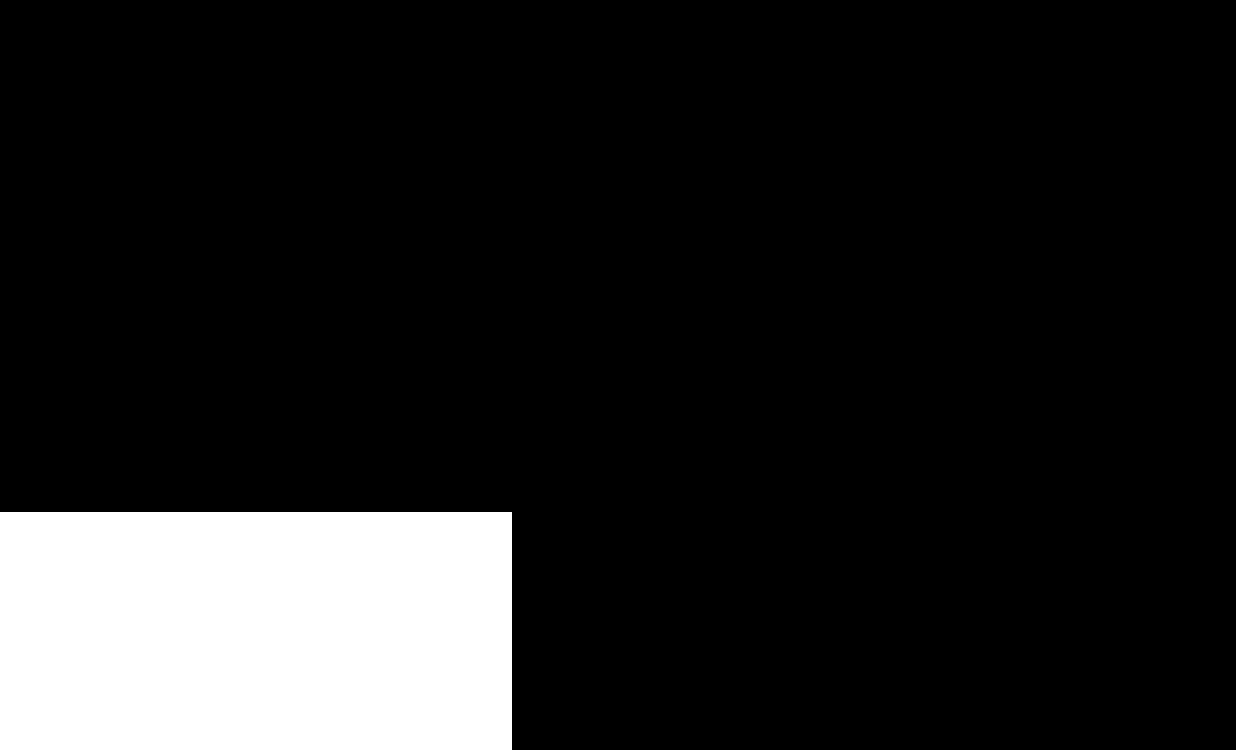
#> input picture bali_map/shapes/vecteezy_doodle-freehand-drawing-of-bali-island-map_21454377.png, 4944 x 3000 px (shown at 1/4 size)
$ python ttt.py
#> lines starting #> are read from the running program, lines starting #| are printed output that depends on the picture; after the words box and inside, x2 and y2 are one past the last pixel; in counts of white or black regions, pixels touching at a corner belong together

import cv2
import numpy as np
import matplotlib.pyplot as plt

# Load the PNG image
image_path = 'shapes/vecteezy_doodle-freehand-drawing-of-bali-island-map_21454377.png'
image_png = cv2.imread(image_path, cv2.IMREAD_UNCHANGED)
#> image_png is the input picture: shape (3000, 4944, 4); mean B, G, R, A 33.5, 33.5, 33.5, 5.1

# Extract the alpha channel as the border should be clear on it
alpha_channel = image_png[:, :, 3]
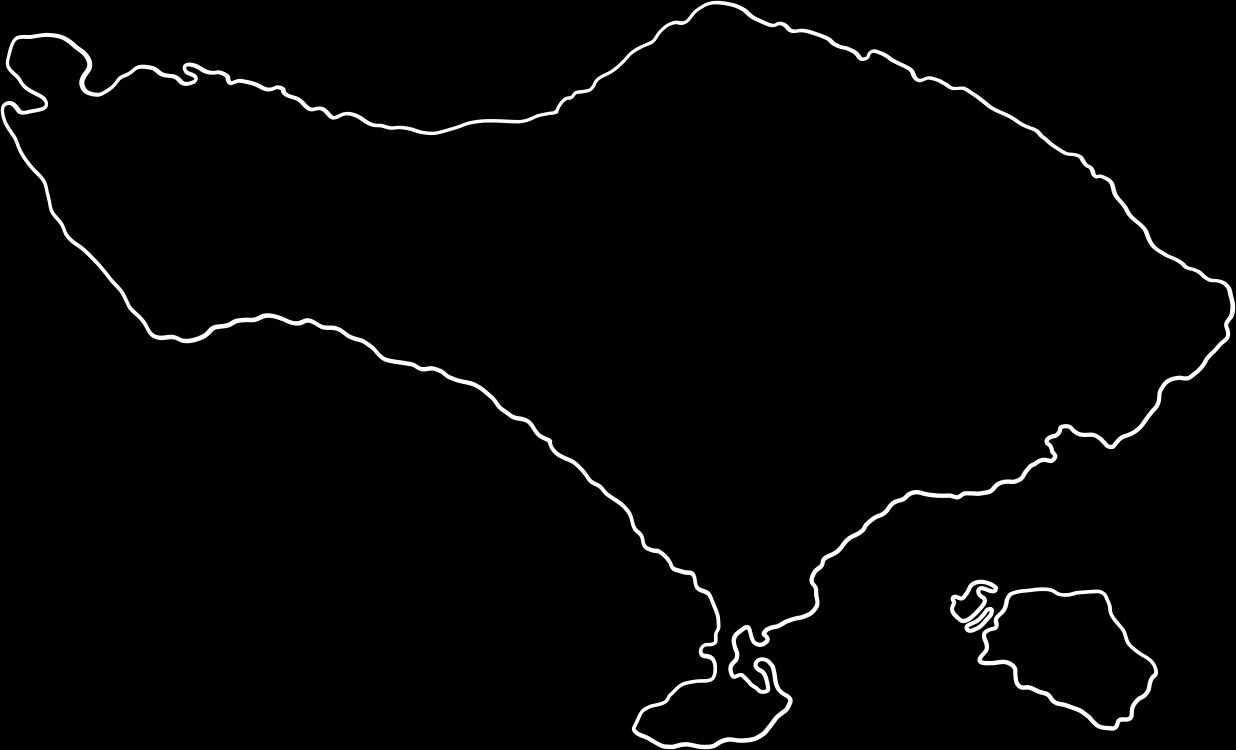
#> alpha_channel: shape (3000, 4944) (shown at 1/4 size); min 0, max 255, mean 5.1

# Invert the alpha channel so the border is white and the background is black
_, binary_alpha = cv2.threshold(alpha_channel, 0, 255, cv2.THRESH_BINARY)
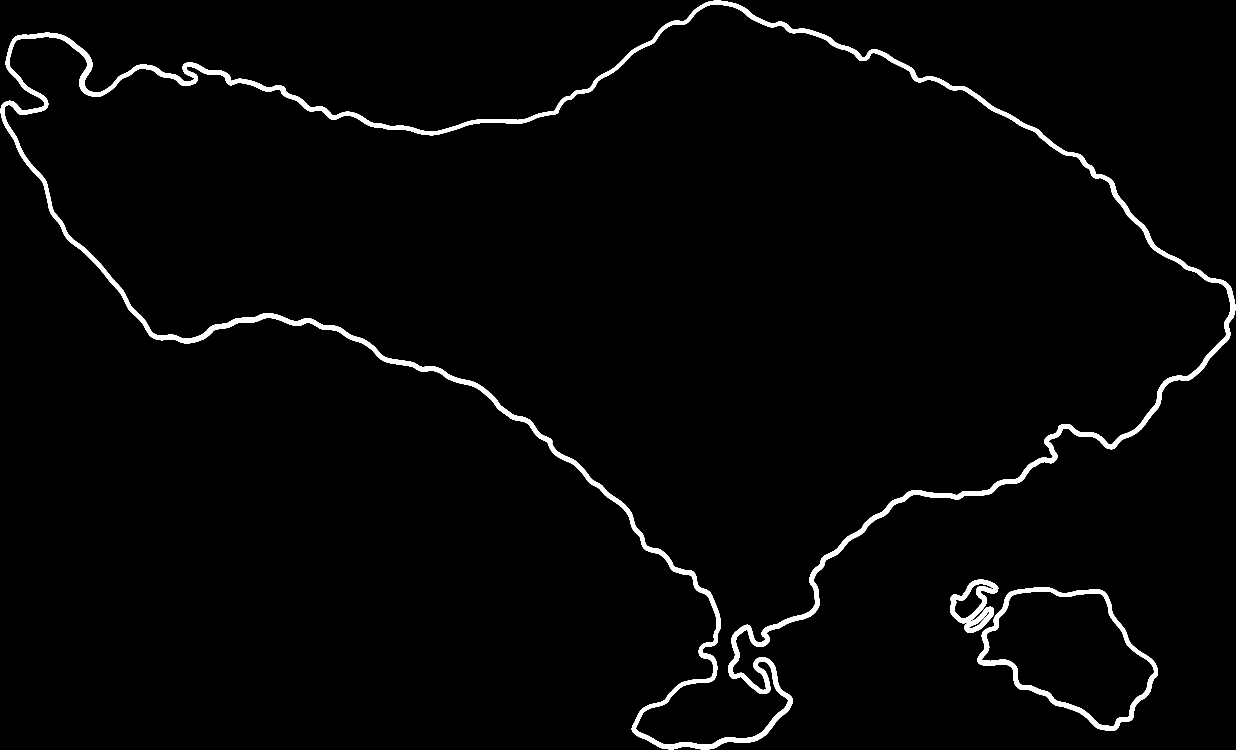
#> binary_alpha: shape (3000, 4944) (shown at 1/4 size); 2.1% white; 4 white regions

# Find contours on the binary alpha channel
contours_png, _ = cv2.findContours(binary_alpha, cv2.RETR_EXTERNAL, cv2.CHAIN_APPROX_SIMPLE)
#> contours_png = 4 contours; box (x1, y1, x2, y2) and area: (3, 3, 4941, 2997) 6586142, (3910, 2349, 4632, 2923) 258292, (3800, 2319, 3993, 2493) 18382, (3858, 2427, 3976, 2532) 5545

# Again, assuming the largest contour is the border of Bali
largest_contour_png = max(contours_png, key=cv2.contourArea)
#> largest_contour_png = contour of 7114 points, box (x1, y1, x2, y2) (3, 3, 4941, 2997), area 6586142

# Simplify the contour to reduce the number of points
epsilon_png = 1/(10**10) * cv2.arcLength(largest_contour_png, True)
#> epsilon_png = 1.66e-06
approx_border_png = cv2.approxPolyDP(largest_contour_png, epsilon_png, True)
#> approx_border_png has the same summary as largest_contour_png

# Extract the border coordinates
border_coordinates_png = approx_border_png.squeeze()
#> border_coordinates_png = 7114 pairs, first value 3 to 4940, second value 3 to 2996
border_coordinates_png[:,1] = -border_coordinates_png[:,1]

######################
# Calculate the centroid
centroid = np.mean(border_coordinates_png, axis=0)
#> centroid = [2480.1, -1266.5]

# Calculate the angles and distances for each point
angles = np.arctan2(border_coordinates_png[:, 1] - centroid[1], border_coordinates_png[:, 0] - centroid[0])
#> angles = 7114 values, max 3.14 at index 677, min -3.14 at index 933, mean 0.131
distances = np.sqrt((border_coordinates_png[:, 0] - centroid[0])**2 + (border_coordinates_png[:, 1] - centroid[1])**2)
#> distances = 7114 values, max 2672.1 at index 15, min 565.5 at index 1490, mean 1608

# Choose a new starting point (by index or coordinates)
new_start_index = 5000  # for example, you can set this to any index you want

# Calculate the angle offset
angle_offset = angles[new_start_index]
#> angle_offset = 0.588

# Adjust the angles by the angle offset
adjusted_angles = angles - angle_offset
#> adjusted_angles = 7114 values, max 2.55 at index 677, min -3.73 at index 933, mean -0.457

# Ensure the angles are within the range (-π, π)
adjusted_angles = (adjusted_angles + np.pi) % (2 * np.pi) - np.pi
#> adjusted_angles = 7114 values, max 3.14 at index 1408, min -3.14 at index 1409, mean 0.188

# Sort the points by the adjusted angle
sorted_indices = np.argsort(adjusted_angles)
#> sorted_indices = 7114 values, max 7113 at index 5604, min 0 at index 5605, mean 3556.5
sorted_angles = adjusted_angles[sorted_indices]
#> sorted_angles = 7114 values from -3.14 to 3.14
sorted_distances = distances[sorted_indices]
#> sorted_distances = 7114 values, max 2672.1 at index 5640, min 565.5 at index 81, mean 1608

# Create the plot
fig, ax = plt.subplots(figsize=(30, 10))
ax.scatter(np.degrees(sorted_angles), -sorted_distances, s=1)  # Convert angles to degrees for better readability
# ax.set_xlabel('Angle (degrees)')
# ax.set_ylabel('Distance from Centroid')
# ax.set_title('Radial Unfolding of Bali Border with New Starting Point')
ax.set_aspect(1/30)
ax.axis('off')

# plot bali contour
#ax.plot(border_coordinates_png[:,0], border_coordinates_png[:,1])
plt.show()
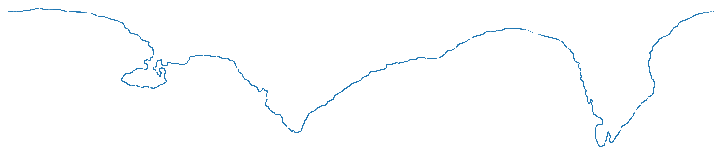
#> figure drawn by matplotlib, 1 panel
